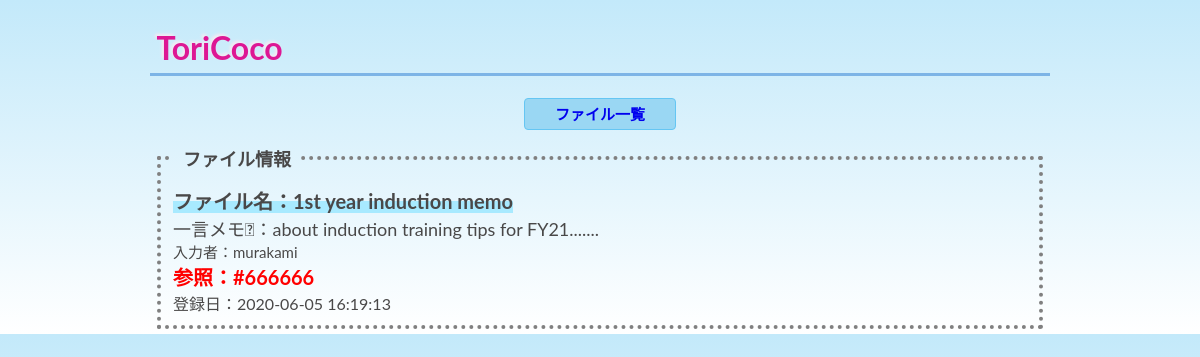
Screenshot of /show.php?id=13 with the database file from the repository.
### tables this page shows
CREATE TABLE `tori_table` (
  `id` int(12) NOT NULL,
  `title` varchar(64) NOT NULL,
  `naiyou` text NOT NULL,
  `name` varchar(64) NOT NULL,
  `file_p` varchar(128) NOT NULL,
  `indate` datetime NOT NULL
);

### show.php (the view, shortened to what this page needs)
<?php
$id = $_GET["id"];
try {
  $pdo = new PDO('mysql:dbname=gs_db;charset=utf8;host=localhost','root','');
} catch (PDOException $e) {
  exit('データベースに接続できませんでした。'.$e->getMessage());
}
$sql = "SELECT * FROM tori_table WHERE id=:id";
$stmt = $pdo->prepare($sql);
$stmt->bindValue(':id', $id, PDO::PARAM_INT);
$status = $stmt->execute();
if($status==false) {
  $error = $stmt->errorInfo();
  exit("ErrorQuery:".$error[2]);
} else {
  $row = $stmt->fetch();
}
?>
<!DOCTYPE html>
<html lang="ja">
<head>
  <link rel="stylesheet" href="css/style2.css">
</head>
<body>
<header class="header1">
  <div class="box1">
  <h1 class=h1>ToriCoco</h1>
  </div>
  <div class="f-container">
        <nav class="nav-outer">
            <div　class=nav-item><a href="select.php">ファイル一覧</a></div>
        </nav>
  </div>
</header>
<form method="post" action="update.php" enctype="multipart/form-data">
  <div class="form-box">
   <fieldset style="border:4px dotted grey;">
    <legend class=legend>ファイル情報</legend>
     <label class=title>ファイル名：<?=$row["title"]?></label><br>
     <label class=naiyou>一言メモ：<?=$row["naiyou"]?></label><br>
     <label class=name>入力者：<?=$row["name"]?></label><br>
     <label class=file_p>参照：<?=$row["file_p"]?></label><br>
     <label class=indate>登録日：<?=$row["indate"]?></label><br>
    </fieldset>
  </div>
</form>
</body>
</html>

### css/style2.css (style rules this page uses)
body { background: -moz-linear-gradient(top, rgb(195, 233, 250), #fff); background: -webkit-linear-gradient(top, rgb(195, 233, 250), #fff); background: linear-gradient(to bottom, rgb(195, 233, 250), #fff); margin: 0; padding: 0; text-align: left; width: 900px; margin: 0 auto; font-family: "Lato", "arial", "メイリオ"; color: #494848; }
.header1 { font-weight: bold; color: #dd1794; }
.h1 { text-shadow: -2px -2px 3px #f7eaf2; padding: 0.2em; color: #dd1794; background: transparent; border-bottom: solid 3px #7db4e6; }
.form-box { width: 600px 0 auto; padding: 5px; }
.legend { font-size: 18px; padding: 10px; font-weight: bold; }
a { text-decoration: none; }
.f-container { display: flex; justify-content: space-around; align-items: center; color: #494848; font-size: 20px; margin: 0 auto; color: #fff; background: rgb(154, 215, 243); border: solid 1px rgb(101, 198, 243); width: 150px; height: 30px; font-size: 15px; border-radius: 4px; }
.title { font-size: 20px; font-weight: bold; margin-bottom: 10px; background: linear-gradient(transparent 50%, #a8eaff 50%); }
.naiyou { font-size: 18px; }
.name { font-size: 15px; }
.file_p { font-size: 20px; font-weight: bold; color: red; }

### rows the page displays
tori_table: title "1st year induction memo", naiyou "about induction training tips for FY21.......", name "murakami", file_p "#666666", indate "2020-06-05 16:19:13"
